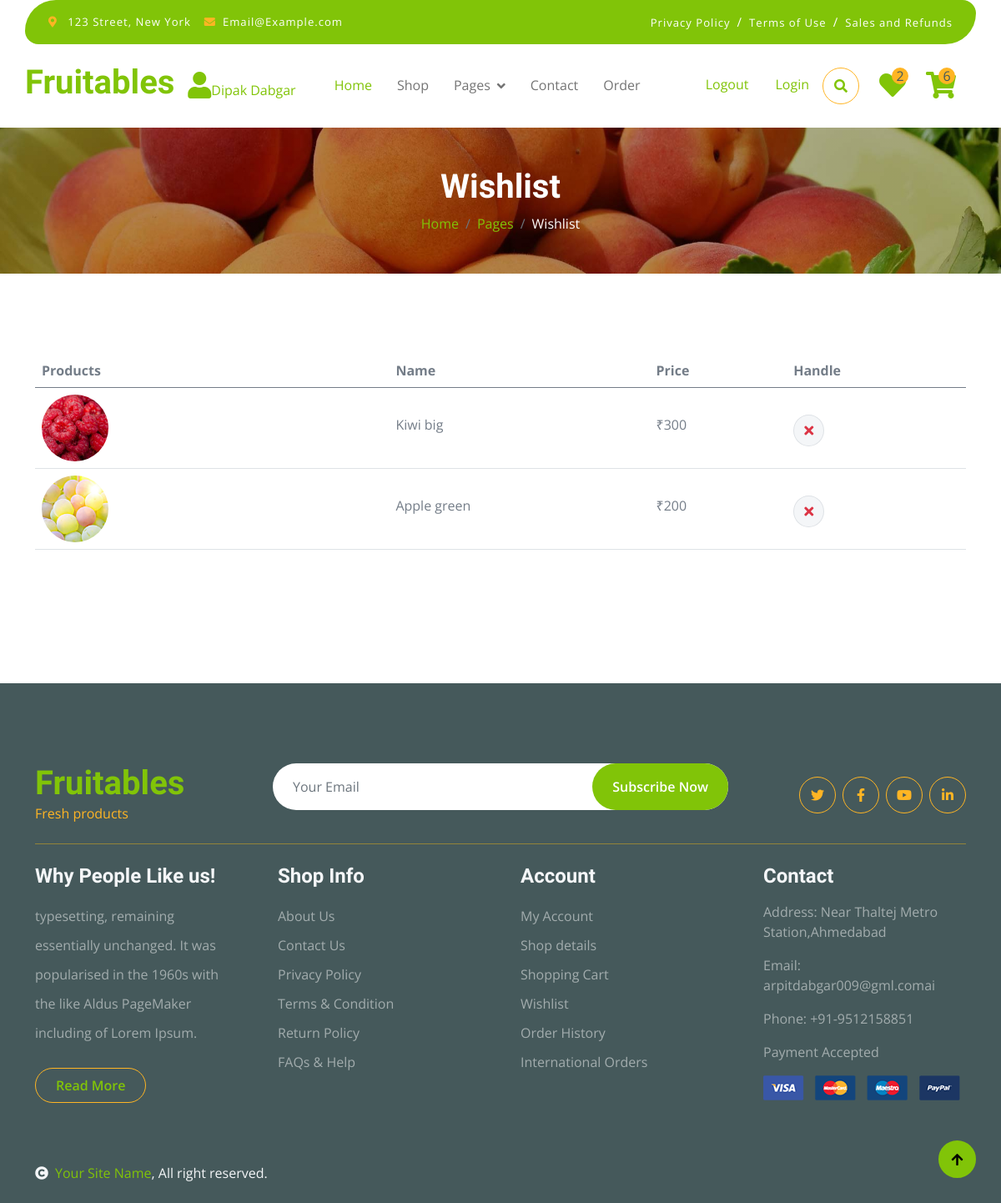
Before: /wishlist (signed in) with the older database file.
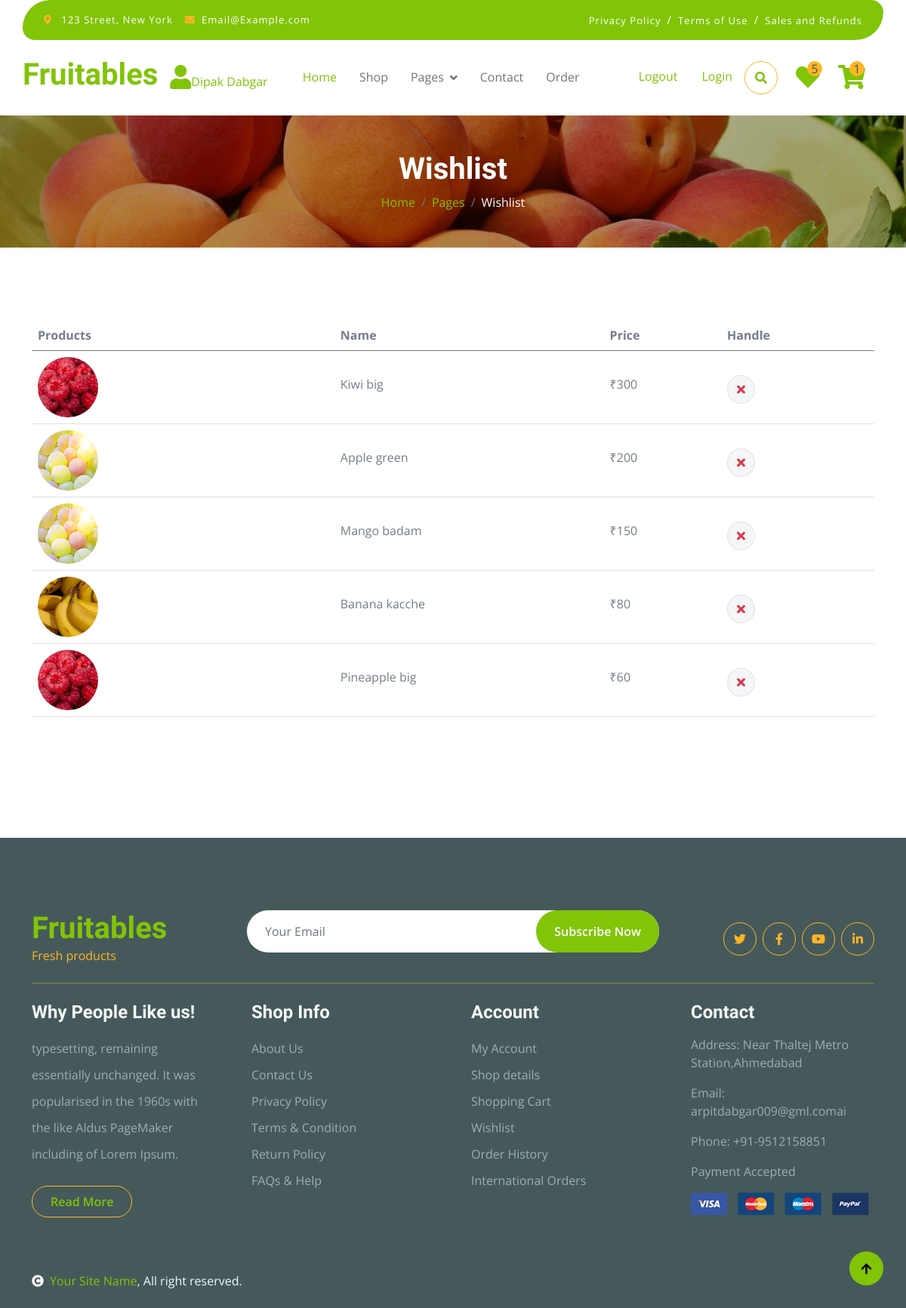
After: the same page with the newer database file.
### myapp/models.py (models this page shows, shortened)
class User(models.Model):
    name=models.CharField(max_length=50,blank=True,null=True)
    email=models.EmailField(unique=True,blank=True,null=True)
    password=models.CharField(blank=True,null=True)
    otp=models.IntegerField(blank=True,null=True)

class Add_to_wishlist(models.Model):
    user_id=models.ForeignKey(User,on_delete=models.CASCADE,blank=True,null=True)
    product_id=models.ForeignKey(Product,on_delete=models.CASCADE,blank=True,null=True)
    image=models.ImageField(upload_to="madia",blank=True,null=True)
    name=models.CharField(max_length=50,blank=True,null=True)
    price=models.IntegerField()

### myapp/views.py (the view)
# urls.py: path('wishlist', views.wishlist, name='wishlist'),
def wishlist(request):
    if "email" in request.session:
        uid=User.objects.get(email=request.session["email"])
        wish_item=Add_to_wishlist.objects.filter(user_id=uid)
        wish_count=Add_to_wishlist.objects.filter(user_id=uid).count()
        cart_count=Add_to_cart.objects.filter(user_id=uid).count()
        con={"wish_item":wish_item,"wish_count":wish_count,"cart_count":cart_count,"uid":uid}
        return render(request,"wishlist.html",con)
    else:
        return render(request,"login.html")

### myapp/templates/wishlist.html (shortened to what this page needs)
{% extends "index.html" %}
{% load static %}
{% block content %}
        <div class="container-fluid page-header py-5">
            <h1 class="text-center text-white display-6">Wishlist</h1>
            <ol class="breadcrumb justify-content-center mb-0">
                <li class="breadcrumb-item"><a href="#">Home</a></li>
                <li class="breadcrumb-item"><a href="#">Pages</a></li>
                <li class="breadcrumb-item active text-white">Wishlist</li>
            </ol>
        </div>
        <div class="container-fluid py-5">
            <div class="container py-5">
                <div class="table-responsive">
                    <table class="table">
                        <thead>
                          <tr>
                            <th scope="col">Products</th>
                            <th scope="col">Name</th>
                            <th scope="col">Price</th>
                            <th scope="col">Handle</th>
                          </tr>
                        </thead>
                        <tbody>
                            {% for i in wish_item %}
                            <tr>
                                <th scope="row">
                                    <div class="d-flex align-items-center">
                                        <img src="{{i.image.url}}" class="img-fluid me-5 rounded-circle" style="width: 80px; height: 80px;" alt="">
                                    </div>
                                </th>
                                <td>
                                    <p class="mb-0 mt-4">{{i.name}}</p>
                                </td>
                                <td>
                                    <p class="mb-0 mt-4">₹{{i.price}}</p>
                                </td>
                                <td>
                                    <a href="{% url 'delete_wishlist' i.id %}">
                                    <button class="btn btn-md rounded-circle bg-light border mt-4" >
                                        <i class="fa fa-times text-danger"></i>
                                    </button>
                                    </a>
                                </td>
                            </tr>
                            {% endfor %}
                        </tbody>
                    </table>
                </div>
            </div>
        </div>
{% endblock %}

### myapp/templates/index.html (shortened to what this page needs)
{% load static %}
<!DOCTYPE html>
<html lang="en">
    <head>
        <link rel="stylesheet" href="https://use.fontawesome.com/releases/v5.15.4/css/all.css"/>
        <link href="https://cdn.jsdelivr.net/npm/bootstrap-icons@1.4.1/font/bootstrap-icons.css" rel="stylesheet">
        <link href="{% static 'lib/lightbox/css/lightbox.min.css' %}" rel="stylesheet">
        <link href="{% static 'lib/owlcarousel/assets/owl.carousel.min.css' %}" rel="stylesheet">
        <link href="{% static 'css/bootstrap.min.css' %}" rel="stylesheet">
        <link href="{% static 'css/style.css' %}" rel="stylesheet">
    </head>
    <body>
        <div class="container-fluid fixed-top">
            <div class="container topbar bg-primary d-none d-lg-block">
                <div class="d-flex justify-content-between">
                    <div class="top-info ps-2">
                        <small class="me-3"><i class="fas fa-map-marker-alt me-2 text-secondary"></i> <a href="#" class="text-white">123 Street, New York</a></small>
                        <small class="me-3"><i class="fas fa-envelope me-2 text-secondary"></i><a href="#" class="text-white">Email@Example.com</a></small>
                    </div>
                    <div class="top-link pe-2">
                        <a href="#" class="text-white"><small class="text-white mx-2">Privacy Policy</small>/</a>
                        <a href="#" class="text-white"><small class="text-white mx-2">Terms of Use</small>/</a>
                        <a href="#" class="text-white"><small class="text-white ms-2">Sales and Refunds</small></a>
                    </div>
                </div>
            </div>
            <div class="container px-0">
                <nav class="navbar navbar-light bg-white navbar-expand-xl">
                    <a href="{% url 'index' %}" class="navbar-brand"><h1 class="text-primary display-6">Fruitables</h1></a>
                    <a href="#" class="my-auto"><i class="fa fa-user fa-2x"></i>{{uid.name}}</a>
                    <div class="collapse navbar-collapse bg-white" id="navbarCollapse">
                        <div class="navbar-nav mx-auto">
                            <a href="{% url 'index' %}" class="nav-item nav-link active">Home</a>
                            <a href="{% url 'shop' %}" class="nav-item nav-link">Shop</a>
                            <div class="nav-item dropdown">
                                <a href="#" class="nav-link dropdown-toggle" data-bs-toggle="dropdown">Pages</a>
                            </div>
                            <a href="{% url 'contact' %}" class="nav-item nav-link">Contact</a>
                            <a href="{% url 'order' %}" class="nav-item nav-link">Order</a>
                        </div>
                        <div class="d-flex m-3 me-0">
                            <a href="{% url 'logout' %}" class="nav-item nav-link">Logout</a>
                            <a href="{% url 'login' %}" class="nav-item nav-link">Login</a>
                            <button class="btn-search btn border border-secondary btn-md-square rounded-circle bg-white me-4" data-bs-toggle="modal" data-bs-target="#searchModal"><i class="fas fa-search text-primary"></i></button>
                            <a href="{% url 'wishlist' %}" class="position-relative me-4 my-auto">
                                <i class="fa fa-heart fa-2x"></i>
                                <span class="position-absolute bg-secondary rounded-circle d-flex align-items-center justify-content-center text-dark px-1" style="top: -5px; left: 15px; height: 20px; min-width: 20px;">{{wish_count}}</span>
                            </a>
                            <a href="{% url 'cart' %}" class="position-relative me-4 my-auto">
                                <i class="fa fa-shopping-cart fa-2x"></i>
                                <span class="position-absolute bg-secondary rounded-circle d-flex align-items-center justify-content-center text-dark px-1" style="top: -5px; left: 15px; height: 20px; min-width: 20px;">{{cart_count}}</span>
                            </a>
                        </div>
                    </div>
                </nav>
            </div>
        </div>
{% block content %}{% endblock %}
        <div class="container-fluid bg-dark text-white-50 footer pt-5 mt-5">
            <div class="container py-5">
                <div class="pb-4 mb-4" style="border-bottom: 1px solid rgba(226, 175, 24, 0.5) ;">
                    <div class="row g-4">
                        <div class="col-lg-3">
                            <a href="#">
                                <h1 class="text-primary mb-0">Fruitables</h1>
                                <p class="text-secondary mb-0">Fresh products</p>
                            </a>
                        </div>
                        <div class="col-lg-6">
                            <div class="position-relative mx-auto">
                                <input class="form-control border-0 w-100 py-3 px-4 rounded-pill" type="number" placeholder="Your Email">
                                <button type="submit" class="btn btn-primary border-0 border-secondary py-3 px-4 position-absolute rounded-pill text-white" style="top: 0; right: 0;">Subscribe Now</button>
                            </div>
                        </div>
                        <div class="col-lg-3">
                            <div class="d-flex justify-content-end pt-3">
                                <a class="btn  btn-outline-secondary me-2 btn-md-square rounded-circle" href=""><i class="fab fa-twitter"></i></a>
                                <a class="btn btn-outline-secondary me-2 btn-md-square rounded-circle" href=""><i class="fab fa-facebook-f"></i></a>
                                <a class="btn btn-outline-secondary me-2 btn-md-square rounded-circle" href=""><i class="fab fa-youtube"></i></a>
                                <a class="btn btn-outline-secondary btn-md-square rounded-circle" href=""><i class="fab fa-linkedin-in"></i></a>
                            </div>
                        </div>
                    </div>
                </div>
                <div class="row g-5">
                    <div class="col-lg-3 col-md-6">
                        <div class="footer-item">
                            <h4 class="text-light mb-3">Why People Like us!</h4>
                            <p class="mb-4">typesetting, remaining essentially unchanged. It was
                                popularised in the 1960s with the like Aldus PageMaker including of Lorem Ipsum.</p>
                            <a href="" class="btn border-secondary py-2 px-4 rounded-pill text-primary">Read More</a>
                        </div>
                    </div>
                    <div class="col-lg-3 col-md-6">
                        <div class="d-flex flex-column text-start footer-item">
                            <h4 class="text-light mb-3">Shop Info</h4>
                            <a class="btn-link" href="">About Us</a>
                            <a class="btn-link" href="">Contact Us</a>
                            <a class="btn-link" href="">Privacy Policy</a>
                            <a class="btn-link" href="">Terms & Condition</a>
                            <a class="btn-link" href="">Return Policy</a>
                            <a class="btn-link" href="">FAQs & Help</a>
                        </div>
                    </div>
                    <div class="col-lg-3 col-md-6">
                        <div class="d-flex flex-column text-start footer-item">
                            <h4 class="text-light mb-3">Account</h4>
                            <a class="btn-link" href="">My Account</a>
                            <a class="btn-link" href="">Shop details</a>
                            <a class="btn-link" href="">Shopping Cart</a>
                            <a class="btn-link" href="">Wishlist</a>
                            <a class="btn-link" href="">Order History</a>
                            <a class="btn-link" href="">International Orders</a>
                        </div>
                    </div>
                    <div class="col-lg-3 col-md-6">
                        <div class="footer-item">
                            <h4 class="text-light mb-3">Contact</h4>
                            <p>Address: Near Thaltej Metro Station,Ahmedabad</p>
                            <p>Email: arpitdabgar009@gml.comai</p>
                            <p>Phone: +91-9512158851</p>
                            <p>Payment Accepted</p>
                            <img src="{% static 'img/payment.png' %}" class="img-fluid" alt="">
                        </div>
                    </div>
                </div>
            </div>
        </div>
        <div class="container-fluid copyright bg-dark py-4">
            <div class="container">
                <div class="row">
                    <div class="col-md-6 text-center text-md-start mb-3 mb-md-0">
                        <span class="text-light"><a href="#"><i class="fas fa-copyright text-light me-2"></i>Your Site Name</a>, All right reserved.</span>
                    </div>
                </div>
            </div>
        </div>
        <a href="#" class="btn btn-primary border-3 border-primary rounded-circle back-to-top"><i class="fa fa-arrow-up"></i></a>
    </body>
</html>

### myapp/static/css/style.css (style rules this page uses)
.back-to-top { position: fixed; right: 30px; bottom: 30px; display: flex; width: 45px; height: 45px; align-items: center; justify-content: center; transition: 0.5s; z-index: 99; }
.btn { font-weight: 600; transition: .5s; }
.btn-md-square { width: 44px; height: 44px; }
.btn-square, .btn-sm-square, .btn-md-square, .btn-lg-square { padding: 0; display: flex; align-items: center; justify-content: center; font-weight: normal; }
.btn.border-secondary { transition: 0.5s; }
.fixed-top { transition: 0.5s; background: var(--bs-white); border: 0; }
.topbar { padding: 20px; border-radius: 230px 100px; }
.topbar .top-info { font-size: 15px; line-height: 0; letter-spacing: 1px; display: flex; align-items: center; }
.topbar .top-link { font-size: 15px; line-height: 0; letter-spacing: 1px; display: flex; align-items: center; }
.topbar .top-link a { letter-spacing: 1px; }
.navbar .navbar-nav .nav-link { padding: 10px 15px; font-size: 16px; transition: .5s; }
.navbar { height: 100px; border-bottom: 1px solid rgba(255, 255, 255, .1); }
.navbar .navbar-nav .nav-link:hover, .navbar .navbar-nav .nav-link.active, .fixed-top.bg-white .navbar .navbar-nav .nav-link:hover, .fixed-top.bg-white .navbar .navbar-nav .nav-link.active { color: var(--bs-primary); }
.navbar .dropdown-toggle::after { border: none; content: "\f107"; font-family: "Font Awesome 5 Free"; font-weight: 700; vertical-align: middle; margin-left: 8px; }
.page-header { position: relative; background: linear-gradient(rgba(0, 0, 0, 0.3), rgba(0, 0, 0, 0.3)), url(../img/cart-page-header-img.jpg); background-position: center center; background-repeat: no-repeat; background-size: cover; }
@media (min-width: 992px) { .hero-header, .page-header { margin-top: 152px !important; } }
.footer .footer-item .btn-link { line-height: 35px; color: rgba(255, 255, 255, .5); transition: 0.5s; }
.footer .footer-item p.mb-4 { line-height: 35px; }

Changed rows visible on the page:
added Add_to_wishlist: image (picture), name "Mango badam", price "150"
added Add_to_wishlist: image (picture), name "Banana kacche", price "80"
added Add_to_wishlist: image (picture), name "Pineapple big", price "60"
Other visible differences:
{{ wish_count }}: "2" → "5"
{{ cart_count }}: "6" → "1"
